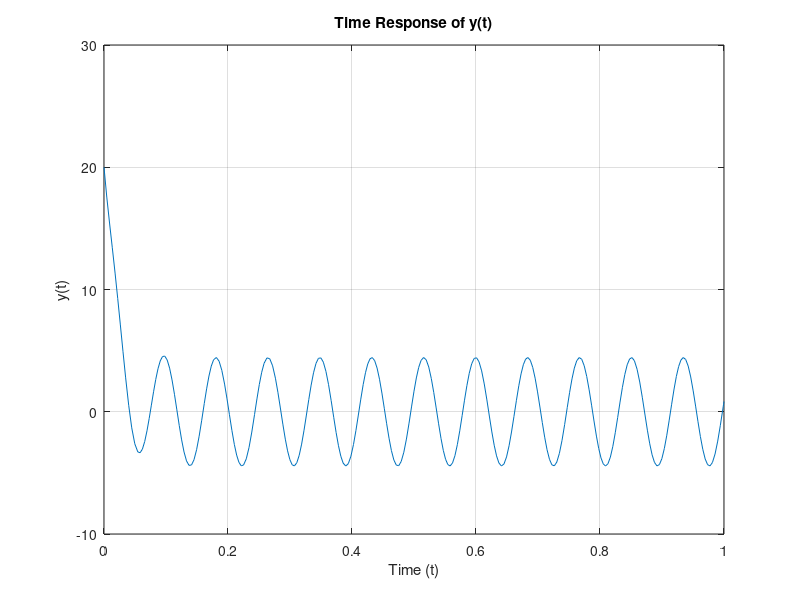

Reproduce this figure in MATLAB.
% Define the differential equation
dydt = @(t, y) 400 * cos(75 * t) - 50 * y;

% Define the initial condition
y0 = 20;

% Define the time span
tspan = [0 1];

% Solve the differential equation
[t, y] = ode45(dydt, tspan, y0);

% Plot the time response with specified axis scales
plot(t, y);
xlabel('Time (t)');
ylabel('y(t)');
title('Time Response of y(t)');
axis([0 1 -10 30]);
grid on;

% Find the value of y(t) for t = 0.5 sec
y_value_at_t_05 = interp1(t, y, 0.5)
